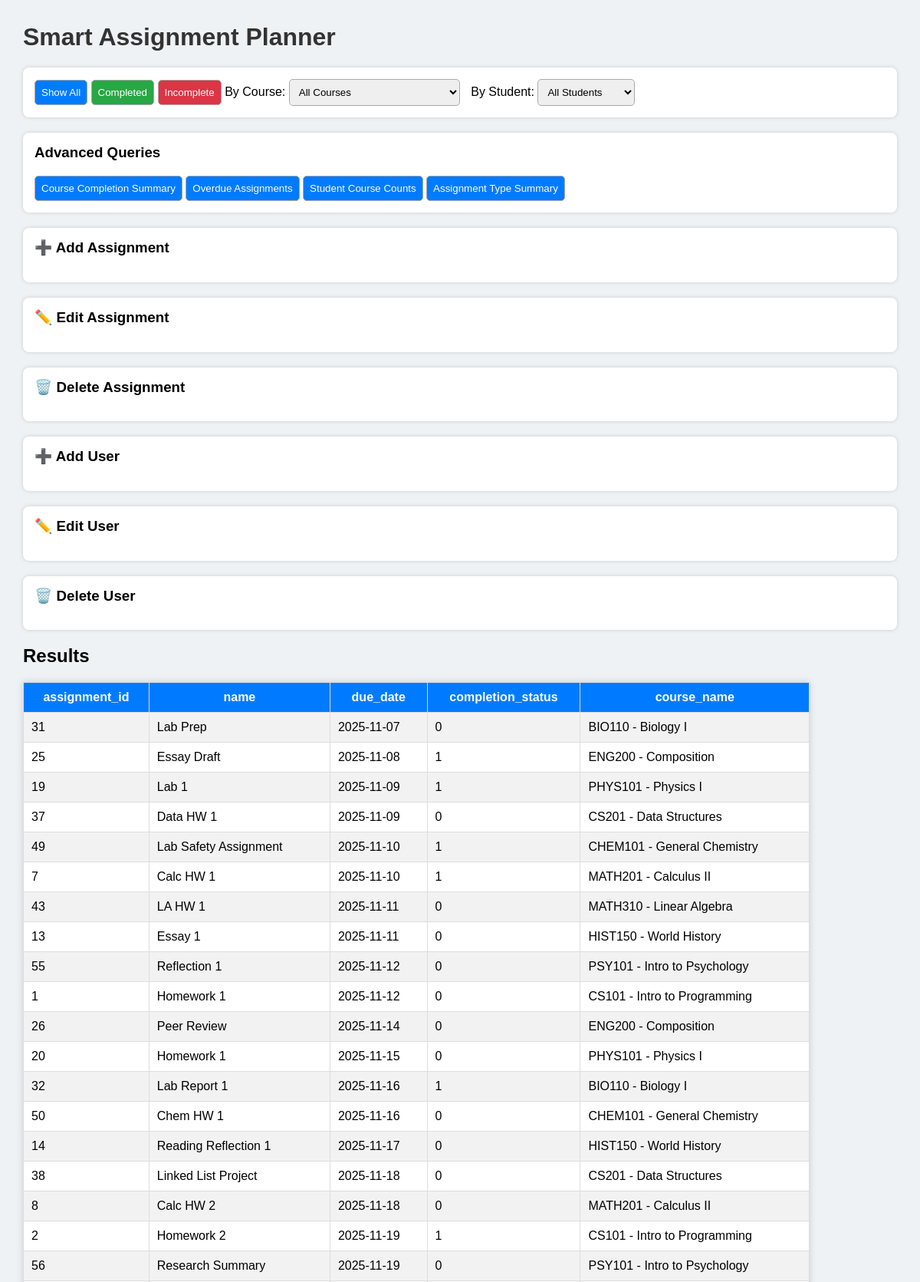
The page / (upper part) on the database its author committed.
### tables this page shows
CREATE TABLE Assignment (
    assignment_id INT AUTO_INCREMENT PRIMARY KEY,
    course_id INT NOT NULL,
    name VARCHAR(200) NOT NULL,
    due_date DATE,
    completion_status TINYINT(1) DEFAULT 0,
    type VARCHAR(50),
    FOREIGN KEY (course_id) REFERENCES Course(course_id)
        ON DELETE CASCADE
        ON UPDATE CASCADE
);

CREATE TABLE Course (
    course_id INT AUTO_INCREMENT PRIMARY KEY,
    course_name VARCHAR(150) NOT NULL
);

### index.php (the view, shortened to what this page needs)
<?php
$servername = "localhost";
$username   = "phpuser";
$password   = "StrongPass123";
$database   = "smart_assignment_planner";
$conn = new mysqli($servername, $username, $password, $database);
$queryMode = $_GET['query'] ?? '';
$baseQuery = "SELECT A.assignment_id, A.name, A.due_date, A.completion_status, C.course_name
              FROM Assignment A
              JOIN Course C ON A.course_id = C.course_id";
$where = [];
if (!empty($where))
    $sql = $baseQuery ." WHERE ". implode(" AND ", $where) ." ORDER BY A.due_date ASC";
else
    $sql = $baseQuery ." ORDER BY A.due_date ASC";
$specialResult = ($queryMode !== '') ? runSpecialQuery($conn, $queryMode) : null;
$mainResult = $conn->query($sql);
?>
<!DOCTYPE html>
<html>
<head>
</head>
<body>
<h1>Smart Assignment Planner</h1>
<div class="section">
    <form method="GET" style="display:inline;">
        <button name="filter" value="all">Show All</button>
    </form>
    <form method="GET" style="display:inline;">
        <button name="filter" value="completed" style="background:#28a745;">Completed</button>
    </form>
    <form method="GET" style="display:inline;">
        <button name="filter" value="incomplete" style="background:#dc3545;">Incomplete</button>
    </form>
    <form method="GET" style="display:inline;">
        <label>By Course:</label>
        <select name="course" onchange="this.form.submit()">
            <option value="">All Courses</option>
        </select>
        <label style="margin-left:10px;">By Student:</label>
        <select name="student" onchange="this.form.submit()">
            <option value="">All Students</option>
        </select>
    </form>
</div>
<div class="section">
    <h3>Advanced Queries</h3>
    <a href="index.php?query=summary"><button>Course Completion Summary</button></a>
    <a href="index.php?query=overdue"><button>Overdue Assignments</button></a>
    <a href="index.php?query=students"><button>Student Course Counts</button></a>
    <a href="index.php?query=types"><button>Assignment Type Summary</button></a>
</div>
<div class="section">
    <h3 onclick="toggle('addA')">➕ Add Assignment</h3>
</div>
<div class="section">
    <h3 onclick="toggle('editA')">✏️ Edit Assignment</h3>
</div>
<div class="section">
    <h3 onclick="toggle('delA')">🗑️ Delete Assignment</h3>
</div>
<div class="section">
    <h3 onclick="toggle('addU')">➕ Add User</h3>
</div>
<div class="section">
    <h3 onclick="toggle('editU')">✏️ Edit User</h3>
</div>
<div class="section">
    <h3 onclick="toggle('delU')">🗑️ Delete User</h3>
</div>
<h2>Results</h2>
<?php
$resultToShow = ($specialResult) ? $specialResult : $mainResult;
if ($resultToShow && $resultToShow->num_rows > 0):
?>
<table>
    <tr>
        <?php foreach($resultToShow->fetch_fields() as $field): ?>
            <th><?= $field->name ?></th>
        <?php endforeach; ?>
    </tr>
    <?php while($row = $resultToShow->fetch_assoc()): ?>
        <tr>
            <?php foreach($row as $col): ?>
                <td><?= htmlspecialchars($col) ?></td>
            <?php endforeach; ?>
        </tr>
    <?php endwhile; ?>
</table>
<?php else: ?>
<p>No results.</p>
<?php endif; ?>
</body>
</html>

### index.php (style rules this page uses)
body { font-family: Arial,sans-serif; margin: 30px; background:#eef2f5; }
h1 { color:#333; }
button, select, input[type=text], input[type=date] { padding:8px; border-radius:5px; border:1px solid #aaa; }
button { background:#007bff; color:white; cursor:pointer; }
.section { margin:20px 0; padding:15px; background:white; border-radius:8px; box-shadow:0 0 5px #ccc; }
.section h3 { cursor:pointer; margin-top:0; }
table { border-collapse:collapse; width:90%; background:white; margin-top:20px; box-shadow:0 0 8px #ccc; }
th,td { padding:10px; border:1px solid #ddd; }
th { background:#007bff; color:white; }
tr:nth-child(even) { background:#f2f2f2; }

### rows shown on the page
assignment: assignment_id "31", name "Lab Prep", due_date "2025-11-07", completion_status "0", course.course_name "BIO110 - Biology I"
assignment: assignment_id "25", name "Essay Draft", due_date "2025-11-08", completion_status "1", course.course_name "ENG200 - Composition"
assignment: assignment_id "19", name "Lab 1", due_date "2025-11-09", completion_status "1", course.course_name "PHYS101 - Physics I"
assignment: assignment_id "37", name "Data HW 1", due_date "2025-11-09", completion_status "0", course.course_name "CS201 - Data Structures"
assignment: assignment_id "49", name "Lab Safety Assignment", due_date "2025-11-10", completion_status "1", course.course_name "CHEM101 - General Chemistry"
assignment: assignment_id "7", name "Calc HW 1", due_date "2025-11-10", completion_status "1", course.course_name "MATH201 - Calculus II"
assignment: assignment_id "43", name "LA HW 1", due_date "2025-11-11", completion_status "0", course.course_name "MATH310 - Linear Algebra"
assignment: assignment_id "13", name "Essay 1", due_date "2025-11-11", completion_status "0", course.course_name "HIST150 - World History"
assignment: assignment_id "55", name "Reflection 1", due_date "2025-11-12", completion_status "0", course.course_name "PSY101 - Intro to Psychology"
assignment: assignment_id "1", name "Homework 1", due_date "2025-11-12", completion_status "0", course.course_name "CS101 - Intro to Programming"
assignment: assignment_id "26", name "Peer Review", due_date "2025-11-14", completion_status "0", course.course_name "ENG200 - Composition"
assignment: assignment_id "20", name "Homework 1", due_date "2025-11-15", completion_status "0", course.course_name "PHYS101 - Physics I"
assignment: assignment_id "32", name "Lab Report 1", due_date "2025-11-16", completion_status "1", course.course_name "BIO110 - Biology I"
assignment: assignment_id "50", name "Chem HW 1", due_date "2025-11-16", completion_status "0", course.course_name "CHEM101 - General Chemistry"
assignment: assignment_id "14", name "Reading Reflection 1", due_date "2025-11-17", completion_status "0", course.course_name "HIST150 - World History"
assignment: assignment_id "38", name "Linked List Project", due_date "2025-11-18", completion_status "0", course.course_name "CS201 - Data Structures"
assignment: assignment_id "8", name "Calc HW 2", due_date "2025-11-18", completion_status "0", course.course_name "MATH201 - Calculus II"
assignment: assignment_id "2", name "Homework 2", due_date "2025-11-19", completion_status "1", course.course_name "CS101 - Intro to Programming"
assignment: assignment_id "56", name "Research Summary", due_date "2025-11-19", completion_status "0", course.course_name "PSY101 - Intro to Psychology"

### other values the page prints
$field->name "assignment_id"
$field->name "name"
$field->name "due_date"
$field->name "completion_status"
$field->name "course_name"
